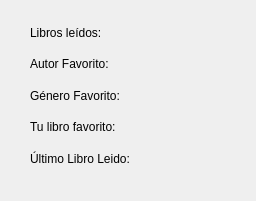
<?xml version="1.0" encoding="UTF-8"?>
<ui version="4.0">
 <class>Estadisticas</class>
 <widget class="QDialog" name="Estadisticas">
  <property name="geometry">
   <rect>
    <x>0</x>
    <y>0</y>
    <width>256</width>
    <height>201</height>
   </rect>
  </property>
  <property name="windowTitle">
   <string>TUS ESTADÍSTICAS</string>
  </property>
  <widget class="QWidget" name="layoutWidget">
   <property name="geometry">
    <rect>
     <x>30</x>
     <y>20</y>
     <width>201</width>
     <height>151</height>
    </rect>
   </property>
   <layout class="QHBoxLayout" name="horizontalLayout">
    <item>
     <layout class="QVBoxLayout" name="verticalLayout_2">
      <item>
       <widget class="QLabel" name="label">
        <property name="text">
         <string>Libros leídos:</string>
        </property>
       </widget>
      </item>
      <item>
       <widget class="QLabel" name="label_2">
        <property name="text">
         <string>Autor Favorito:</string>
        </property>
       </widget>
      </item>
      <item>
       <widget class="QLabel" name="label_3">
        <property name="text">
         <string>Género Favorito:</string>
        </property>
       </widget>
      </item>
      <item>
       <widget class="QLabel" name="label_4">
        <property name="text">
         <string>Tu libro favorito:</string>
        </property>
       </widget>
      </item>
      <item>
       <widget class="QLabel" name="label_5">
        <property name="text">
         <string>Último Libro Leido:</string>
        </property>
       </widget>
      </item>
     </layout>
    </item>
    <item>
     <layout class="QVBoxLayout" name="verticalLayout">
      <item>
       <widget class="QLabel" name="label_libros">
        <property name="text">
         <string/>
        </property>
        <property name="alignment">
         <set>Qt::AlignRight|Qt::AlignTrailing|Qt::AlignVCenter</set>
        </property>
       </widget>
      </item>
      <item>
       <widget class="QLabel" name="label_autor_fav">
        <property name="text">
         <string/>
        </property>
        <property name="alignment">
         <set>Qt::AlignRight|Qt::AlignTrailing|Qt::AlignVCenter</set>
        </property>
       </widget>
      </item>
      <item>
       <widget class="QLabel" name="label_genero_fav">
        <property name="text">
         <string/>
        </property>
        <property name="alignment">
         <set>Qt::AlignRight|Qt::AlignTrailing|Qt::AlignVCenter</set>
        </property>
       </widget>
      </item>
      <item>
       <widget class="QLabel" name="label_libro_fav">
        <property name="text">
         <string/>
        </property>
        <property name="alignment">
         <set>Qt::AlignRight|Qt::AlignTrailing|Qt::AlignVCenter</set>
        </property>
       </widget>
      </item>
      <item>
       <widget class="QLabel" name="label_ultimo_libro">
        <property name="text">
         <string/>
        </property>
        <property name="alignment">
         <set>Qt::AlignRight|Qt::AlignTrailing|Qt::AlignVCenter</set>
        </property>
       </widget>
      </item>
     </layout>
    </item>
   </layout>
  </widget>
 </widget>
 <resources/>
 <connections/>
</ui>
